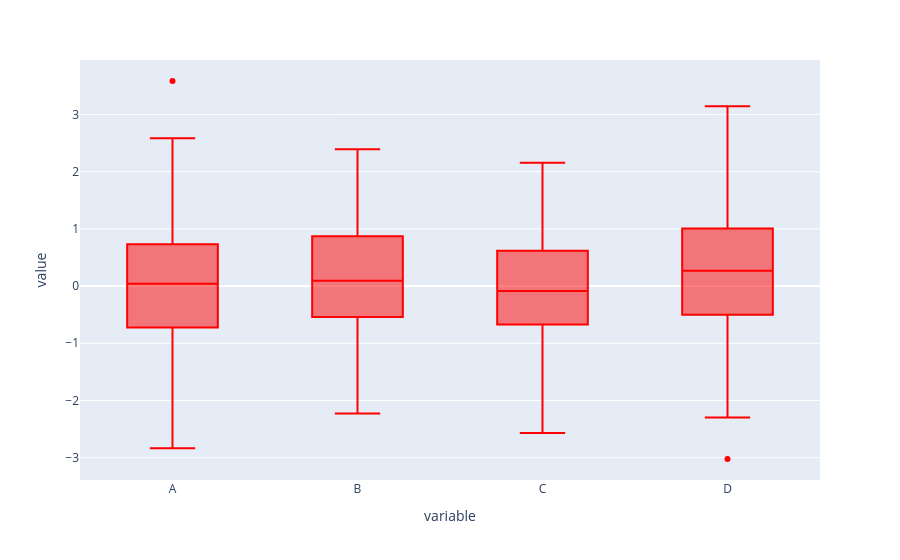

Notebook source saved alongside this figure:
### Markdown cell above
## Boxplots

### Code cell
#df.iplot(kind='box')
fig = px.box(df)
colors = ['red', 'blue', 'green', 'orange']

for i, box in enumerate(fig.data):
    box.marker.color = colors[i]
fig.show()

### Figure 1 — Plotly figure (JSON) as saved in the notebook; plotly's stock layout.template omitted (floating-point values rounded to 4 significant figures; data arrays with more than 128 entries replaced by an {"elided": "..."} marker saying what was removed)
{"data": [{"alignmentgroup": "True", "hovertemplate": "variable=%{x}<br>value=%{y}<extra></extra>", "legendgroup": "", "marker": {"color": "red"}, "name": "", "notched": false, "offsetgroup": "", "orientation": "v", "showlegend": false, "type": "box", "x": {"elided": "400 str values"}, "x0": " ", "xaxis": "x", "y": {"elided": "400 float values"}, "y0": " ", "yaxis": "y"}], "layout": {"boxmode": "group", "legend": {"tracegroupgap": 0}, "margin": {"t": 60}, "xaxis": {"anchor": "y", "domain": [0, 1], "title": {"text": "variable"}}, "yaxis": {"anchor": "x", "domain": [0, 1], "title": {"text": "value"}}}}
